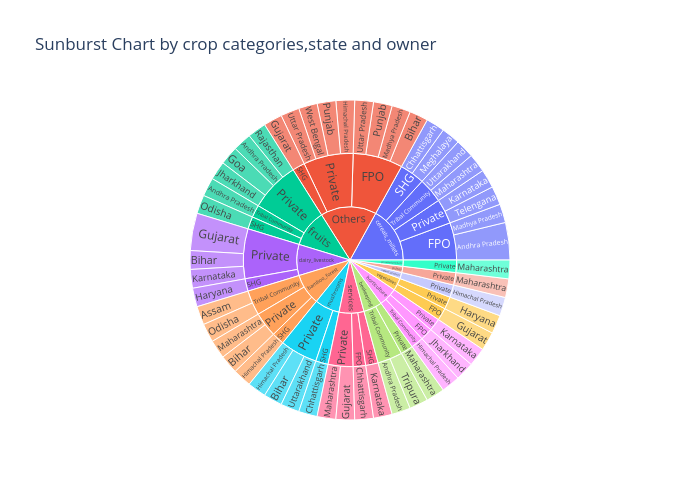

Source (notebook cell):
### Code cell
fig = px.sunburst(
    df,
    path=["crop_category", "owner", "state"],
    title="Sunburst Chart by crop categories,state and owner",
    width=700,
    height=500
)
fig.show()
fig.write_image("sun_burst.png")

# Display PNG in notebook
from IPython.display import Image
Image("sun_burst.png")

### Figure 1 — Plotly figure (JSON) as saved in the notebook; plotly's stock layout.template omitted (floating-point values rounded to 4 significant figures)
{"data": [{"branchvalues": "total", "domain": {"x": [0, 1], "y": [0, 1]}, "hovertemplate": "labels=%{label}<br>count=%{value}<br>parent=%{parent}<br>id=%{id}<extra></extra>", "ids": ["cereals_millets/Private/Telengana", "fruits/Private/Rajasthan", "mushrooms/Private/Himachal Pradesh", "dairy_livestock/SHG/Haryana", "fruits/Private/Andhra Pradesh", "beekeeping/Tribal Community/Andhra Pradesh", "cereals_millets/FPO/Andhra Pradesh", "fruits/Tribal Community/Andhra Pradesh", "bamboo_forest/Tribal Community/Assam", "Others/FPO/Bihar", "mushrooms/SHG/Chhattisgarh", "services/FPO/Chhattisgarh", "vegetables/FPO/Gujarat", "vegetables/Private/Haryana", "horticulture/Tribal Community/Himachal Pradesh", "bamboo_forest/SHG/Himachal Pradesh", "horticulture/FPO/Jharkhand", "Others/FPO/Madhya Pradesh", "fruits/SHG/Odisha", "bamboo_forest/Tribal Community/Odisha", "Others/FPO/Punjab", "beekeeping/Tribal Community/Tripura", "Others/FPO/Uttar Pradesh", "bamboo_forest/Private/Maharashtra", "organic_products/Private/Himachal Pradesh", "dairy_livestock/Private/Bihar", "bamboo_forest/Private/Bihar", "mushrooms/Private/Bihar", "dairy_livestock/Private/Gujarat", "beekeeping/Private/Maharashtra", "services/Private/Maharashtra", "pulses/Private/Maharashtra", "cereals_millets/Tribal Community/Maharashtra", "Others/SHG/Gujarat", "fruits/Private/Goa", "services/Private/Gujarat", "cereals_millets/Tribal Community/Uttarakhand", "Others/Private/Himachal Pradesh", "Others/Private/Punjab", "mushrooms/Private/Uttarakhand", "horticulture/Private/Karnataka", "cereals_millets/Private/Karnataka", "dairy_livestock/Private/Karnataka", "services/SHG/Karnataka", "Others/Private/West Bengal", "Others/Private/Uttar Pradesh", "cereals_millets/SHG/Meghalaya", "fruits/Private/Jharkhand", "processed_products/Private/Maharashtra", "cereals_millets/SHG/Chhattisgarh", "cereals_millets/FPO/Madhya Pradesh", "cereals_millets/Private", "fruits/Private", "mushrooms/Private", "dairy_livestock/SHG", "beekeeping/Tribal Community", "cereals_millets/FPO", "fruits/Tribal Community", "bamboo_forest/Tribal Community", "Others/FPO", "mushrooms/SHG", "services/FPO", "vegetables/FPO", "vegetables/Private", "horticulture/Tribal Community", "bamboo_forest/SHG", "horticulture/FPO", "fruits/SHG", "bamboo_forest/Private", "organic_products/Private", "dairy_livestock/Private", "beekeeping/Private", "services/Private", "pulses/Private", "cereals_millets/Tribal Community", "Others/SHG", "Others/Private", "horticulture/Private", "services/SHG", "cereals_millets/SHG", "processed_products/Private", "cereals_millets", "fruits", "mushrooms", "dairy_livestock", "beekeeping", "bamboo_forest", "Others", "services", "vegetables", "horticulture", "organic_products", "pulses", "processed_products"], "labels": ["Telengana", "Rajasthan", "Himachal Pradesh", "Haryana", "Andhra Pradesh", "Andhra Pradesh", "Andhra Pradesh", "Andhra Pradesh", "Assam", "Bihar", "Chhattisgarh", "Chhattisgarh", "Gujarat", "Haryana", "Himachal Pradesh", "Himachal Pradesh", "Jharkhand", "Madhya Pradesh", "Odisha", "Odisha", "Punjab", "Tripura", "Uttar Pradesh", "Maharashtra", "Himachal Pradesh", "Bihar", "Bihar", "Bihar", "Gujarat", "Maharashtra", "Maharashtra", "Maharashtra", "Maharashtra", "Gujarat", "Goa", "Gujarat", "Uttarakhand", "Himachal Pradesh", "Punjab", "Uttarakhand", "Karnataka", "Karnataka", "Karnataka", "Karnataka", "West Bengal", "Uttar Pradesh", "Meghalaya", "Jharkhand", "Maharashtra", "Chhattisgarh", "Madhya Pradesh", "Private", "Private", "Private", "SHG", "Tribal Community", "FPO", "Tribal Community", "Tribal Community", "FPO", "SHG", "FPO", "FPO", "Private", "Tribal Community", "SHG", "FPO", "SHG", "Private", "Private", "Private", "Private", "Private", "Private", "Tribal Community", "SHG", "Private", "Private", "SHG", "SHG", "Private", "cereals_millets", "fruits", "mushrooms", "dairy_livestock", "beekeeping", "bamboo_forest", "Others", "services", "vegetables", "horticulture", "organic_products", "pulses", "processed_products"], "name": "", "parents": ["cereals_millets/Private", "fruits/Private", "mushrooms/Private", "dairy_livestock/SHG", "fruits/Private", "beekeeping/Tribal Community", "cereals_millets/FPO", "fruits/Tribal Community", "bamboo_forest/Tribal Community", "Others/FPO", "mushrooms/SHG", "services/FPO", "vegetables/FPO", "vegetables/Private", "horticulture/Tribal Community", "bamboo_forest/SHG", "horticulture/FPO", "Others/FPO", "fruits/SHG", "bamboo_forest/Tribal Community", "Others/FPO", "beekeeping/Tribal Community", "Others/FPO", "bamboo_forest/Private", "organic_products/Private", "dairy_livestock/Private", "bamboo_forest/Private", "mushrooms/Private", "dairy_livestock/Private", "beekeeping/Private", "services/Private", "pulses/Private", "cereals_millets/Tribal Community", "Others/SHG", "fruits/Private", "services/Private", "cereals_millets/Tribal Community", "Others/Private", "Others/Private", "mushrooms/Private", "horticulture/Private", "cereals_millets/Private", "dairy_livestock/Private", "services/SHG", "Others/Private", "Others/Private", "cereals_millets/SHG", "fruits/Private", "processed_products/Private", "cereals_millets/SHG", "cereals_millets/FPO", "cereals_millets", "fruits", "mushrooms", "dairy_livestock", "beekeeping", "cereals_millets", "fruits", "bamboo_forest", "Others", "mushrooms", "services", "vegetables", "vegetables", "horticulture", "bamboo_forest", "horticulture", "fruits", "bamboo_forest", "organic_products", "dairy_livestock", "beekeeping", "services", "pulses", "cereals_millets", "Others", "Others", "horticulture", "services", "cereals_millets", "processed_products", "", "", "", "", "", "", "", "", "", "", "", "", ""], "type": "sunburst", "values": [1, 1, 1, 1, 1, 1, 2, 1, 1, 1, 1, 1, 1, 1, 1, 1, 1, 1, 1, 1, 1, 1, 1, 1, 1, 1, 1, 1, 2, 1, 1, 1, 1, 1, 1, 1, 1, 1, 1, 1, 1, 1, 1, 1, 1, 1, 1, 1, 1, 1, 1, 2, 4, 3, 1, 2, 3, 1, 2, 4, 1, 1, 1, 1, 1, 1, 1, 1, 2, 1, 4, 1, 2, 1, 2, 1, 4, 1, 1, 2, 1, 9, 6, 4, 5, 3, 5, 9, 4, 2, 3, 1, 1, 1]}], "layout": {"height": 500, "legend": {"tracegroupgap": 0}, "title": {"text": "Sunburst Chart by crop categories,state and owner"}, "width": 700}}
